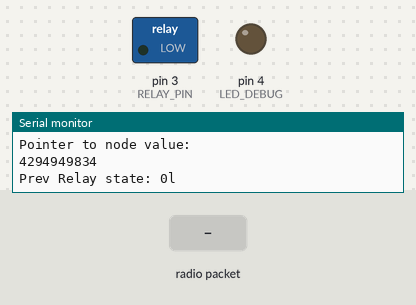
Recording of a sketch running on a simulated Arduino Uno, built with avr-gcc and run on an emulated ATmega328P. On the bench: switched loads named in the sketch (green lamp = pin HIGH), output pins drawn as LEDs (lit = HIGH), the last lines printed to the serial monitor. The inputs (shaded band) are chosen by the test bench. No radio packets arrive unless stated.

Above: at 1.3 s.
1.4 s: radio packet "5" arrives
At 3.1 s:
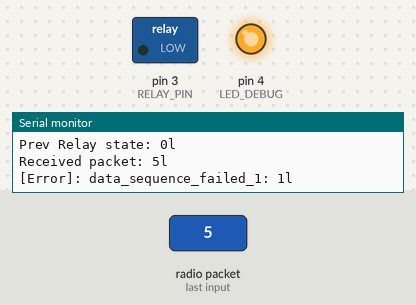
Timing chart, 0 to 10.4 s (numbered marks = the images above; inputs shaded):
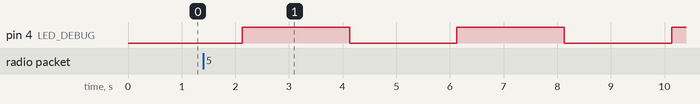

The sketch:

ArduinoReceiver.ino
```cpp
#include <SPI.h>
#include <LoRa.h>
#include <stdint.h>
#include <avr/wdt.h>
#include <stdarg.h>

/* --------------------------------- Setting -------------------------------- */
// #define PRINT_DEBUG
#define DEBUG_LORA (0)
#define DEBUG_NODE (1)
#define ENABLE_DEBUG (TRUE)
#define UNUSED (0xFF)

/**
 * @brief NODE_ID value is available from 0x0000 to 0x3FFF, change this value to be uniquely
 * among all working nodes
 *
 */
#define NODE_ID (0x3BCA)
#define NODE_POSITION (e_TranDuyHung)
#define NODE_RELAY_STATE (e_BulbOff)

/* ----------------------------- Pin definition ----------------------------- */
#define RELAY_PIN (3)
#define LIGHT_SENSOR_PIN (A0)
#define LED_DEBUG (4)
/* ----------------------------- Function Macro ----------------------------- */
#define relayControl(state) (digitalWrite(RELAY_PIN, state))
#define IS_NODE_ID(node_id) ((node_id >= 0x0000) && (node_id <= 0x3FFF))

#define TRUE (1)
#define FALSE (0)

#define print_debug(log_level, str, ...)                     \
    (ENABLE_DEBUG == TRUE) ?                                 \
        ((log_level == DEBUG_LORA) ? (p(str, __VA_ARGS__)) : \
        ((log_level == DEBUG_NODE) ? (p(str, __VA_ARGS__)) : \
        (p("%s",""))))                                       \
        : (p("%s",""))

/* --------------------------- Constant definition -------------------------- */
#define NODE_ID_INIT ((NODE_ID & (NODE_ID_MSG_IDENTIFIER_1)) | NODE_ID_MSG_IDENTIFIER_2)
#define NODE_STATUS_INIT ((((u16)NODE_POSITION << 8) | (u16)NODE_RELAY_STATE) | (NODE_STATUS_MSG_IDENTIFIER))
#define LORA_FREQ_BAND (433E6)

/* --------------------------- Bitmath definition --------------------------- */
#define NODE_ID_MSG_IDENTIFIER_1 (0x3FFF)   /* (00)11 1111 1111 1111  */
#define NODE_ID_MSG_IDENTIFIER_2 (0x8000)   /* (10)00 0000 0000 0000  */
#define NODE_STATUS_MSG_IDENTIFIER (0xC000) /* (11)00 0000 0000 0000  */

#define FRAME_TYPE_FILTER_MASK (0xC000)   /* 1100 0000 0000 0000   */
#define POSITION_FILTER_MASK (0x3F00)     /* 00(11 1111) 0000 0000 */
#define RELAY_STATE_FILTER_MASK (0x0003)  /* 0000 0000 0000 00(11) */
#define RELAY_STATE_CONTROL_MASK (0x0001) /* 0000 0000 0000 000(1) */
#define RELAY_STATE_CONTROL_OFFSET (0x00)

/* --------------------------- Define Node struct --------------------------- */
typedef struct nodeInfo
{
    const u16 nodeID;
    u16 nodeStatus;
} nodeInfo_t;

typedef enum PositionEnumerations
{
    e_TranDuyHung = 0x00,
    e_LeTrongTan = 0x01,
    e_GiangVo = 0x02,
    e_GiaiPhong = 0x03,
} ePosition;

typedef enum BulbStatusEnumerations
{
    e_BulbOn = 0x01,
    e_BulbOff = 0x00,
    e_BulbFail = 0x10,
} eBulbStatus;

typedef enum FrameTypeEnumerations
{
    /* (10)11 1111 1111 1111  */
    /* (11)00 0000 0000 0000 */
    e_NodeIdFrame = 0b1000000000000000,
    e_NodeStatusFrame = 0b1100000000000000,
} eFrameType;
/* ---------------------------- Global variables ---------------------------- */
/* Store node parameters in Flash */
const nodeInfo_t this_node PROGMEM = {
    .nodeID = NODE_ID_INIT,
    .nodeStatus = NODE_STATUS_INIT,
};

/* Store pointer to nodeStruct in Flash  */
nodeInfo_t *const node_ptr PROGMEM = &this_node;
nodeInfo_t *this_node_ptr = NULL;

/* Error count variables */
u32 receice_failed_1_count = 0;
u32 receice_failed_2_count = 0;

u32 prev_blink_led_task = 0;
u32 node_send_info_task = 0;
/* ------------------------- Function Implementation ------------------------ */
void p(char *fmt, ...)
{
    char buf[128]; // resulting string limited to 128 chars
    va_list args;
    va_start(args, fmt);
    vsnprintf(buf, 128, fmt, args);
    va_end(args);
    Serial.print(buf);
}

u16 Node_GetNodeID(u16 nodeIdMsg)
{
    nodeIdMsg &= NODE_ID_MSG_IDENTIFIER_1;
    return nodeIdMsg;
}

u8 Node_GetNodePosition(u16 nodeStatusMsg)
{
    u8 pos = 0;
    pos = (nodeStatusMsg & POSITION_FILTER_MASK) >> 8;
    return pos;
}

u8 Node_GetNodeRelayStatus(u16 nodeStatusMsg)
{
    u8 relay_state = 0;
    relay_state = nodeStatusMsg & RELAY_STATE_FILTER_MASK;
    return relay_state;
}

void LoRa_Init(void)
{
    if (!LoRa.begin(433E6))
    {
        print_debug(DEBUG_LORA, "%s", "Starting LoRa failed!\r\n");
        while (1)
        {
            print_debug(DEBUG_LORA, "%s", "Error: Starting LoRa failed!\r\n");
            delay(500);
        }
    }
    print_debug(DEBUG_LORA, "%s", "Start LoRa success\r\n");
}

template <class dataType>
void LoRa_SendPacket(dataType data)
{
    LoRa.beginPacket();
    LoRa.print(data);
    LoRa.endPacket();
}

int LoRa_ReceivePacket()
{
    String receive_buffer = "";
    u16 receive_data = 0;
    u16 packetSize = LoRa.parsePacket();
    if (packetSize > 0)
    {
        /* Check LoRa data available */
        while (LoRa.available() > 0)
        {
            receive_buffer += (char)LoRa.read();
        }
        receive_data = receive_buffer.toInt();
        print_debug(DEBUG_LORA, "Received packet: %ul\r\n", receive_data);
        return receive_data;
    }
    else
    {
        /* No data arrived */
        return -1;
    }
}

int LoRa_ReceiveFrame()
{
    int packet_1 = 0;
    int packet_2 = -1;
    u16 frame_type = 0;

    packet_1 = LoRa_ReceivePacket();
    u32 return_data = 0;
    if (packet_1 == -1)
    {
        return -1;
    }
    else
    {
        frame_type = packet_1 & FRAME_TYPE_FILTER_MASK;
        /* Check if received packet is nodeID packet  */
        if (frame_type == e_NodeIdFrame)
        {
            while (packet_2 == -1)
            {
                packet_2 = LoRa_ReceivePacket();
            }

            /* If packet_2 is false */
            if ((packet_2 & FRAME_TYPE_FILTER_MASK) != e_NodeStatusFrame)
            {
                receice_failed_2_count++;
                print_debug(DEBUG_LORA, "[Error]: data_sequence_failed_2: %ul\r\n", receice_failed_2_count);
                return -1;
            }
            else /* Receice status packet */
            {
                return_data = ((u32)packet_1 << 16) | (packet_2);
                return return_data;
            }
        }
        else
        {
            receice_failed_1_count++;
            print_debug(DEBUG_LORA, "[Error]: data_sequence_failed_1: %ul\r\n", receice_failed_1_count);
            return -1;
        }
    }
}

u16 Node_ParseNodeIdFromMsg(u16 nodeIDmsg)
{
    nodeIDmsg &= NODE_ID_MSG_IDENTIFIER_1;
    return nodeIDmsg;
}

void Node_RetrieveOldState()
{
    u8 prev_relay_state = 0;
    this_node_ptr = pgm_read_ptr_near(node_ptr);
    prev_relay_state = this_node_ptr->nodeStatus & RELAY_STATE_CONTROL_MASK;
    relayControl(prev_relay_state);
    print_debug(DEBUG_NODE, "Prev Relay state: %ul\r\n", prev_relay_state);
}

u8 Node_Update(nodeInfo_t *this_node, u32 receive_data)
{
    u16 packet_node_id = 0;
    u8 packet_position = 0;
    u8 packet_relay_state = 0;
    u16 packet_1 = 0;
    u16 packet_2 = 0;
    u8 this_node_relay_state = 0;

    packet_1 = receive_data >> 16;
    packet_2 = receive_data & 0xFFFF;

    packet_node_id = packet_1 & NODE_ID_MSG_IDENTIFIER_1;
    packet_position = (packet_2 & POSITION_FILTER_MASK) >> 8;
    packet_relay_state = (packet_2 & RELAY_STATE_FILTER_MASK);

    print_debug(DEBUG_LORA, "%s", "\r\n---Packet info begin---\r\n");
    print_debug(DEBUG_LORA, "NodeIdMsg: %x\r\nNodeStatusMsg: %x\r\n", packet_1, packet_2);
    print_debug(DEBUG_LORA, "%s", "---Packet info end---\r\n");

    /* Packet discard due to NodeID not matched */
    if (packet_node_id != NODE_ID)
    {
        print_debug(DEBUG_NODE, "Target NodeID: %x\r\nThis Node's ID: %x\r\n", packet_node_id, NODE_ID);
        print_debug(DEBUG_NODE, "%s", "___NodeID not matched: Message discarded___\r\n\r\n");
        return -1;
    }

    /* NodeID matched */
    else
    {
        print_debug(DEBUG_NODE, "%s" ,"+++ Node matched begin +++\r\n");
        print_debug(DEBUG_NODE, "NodeID: %x\r\n", packet_node_id);
        this_node_relay_state = this_node->nodeStatus & RELAY_STATE_FILTER_MASK;

        /* Check relay state needs to be updated */
        if (this_node_relay_state != packet_relay_state)
        {
            print_debug(DEBUG_NODE, "Relay state changed: %ul\r\n", packet_relay_state);
            relayControl(packet_relay_state);
        }

        print_debug(DEBUG_NODE, "%s", "+++ Node matched end +++\r\n");
        /* Update Node Struct */
        this_node->nodeStatus = packet_2;
        return 0;
    }
}

void Node_SendToGW(void){
    u32 msg_to_send = 0;
    u16 node_pos = 0;
    u8 node_state = 0;
    node_pos = Node_GetNodePosition(this_node_ptr->nodeStatus);
    node_state = Node_GetNodeRelayStatus(this_node_ptr->nodeStatus);
    msg_to_send = (NODE_ID << 16) | (node_pos << 8) | (node_state);
    print_debug(DEBUG_LORA, "Send Node state to GW: %x\r\n", msg_to_send);
    LoRa_SendPacket<u32>(msg_to_send);
}

void LoRa_rxMode()
{
  LoRa.disableInvertIQ(); // normal mode
  LoRa.receive();         // set receive mode
}

void LoRa_txMode()
{
  LoRa.idle();           // set standby mode
  LoRa.enableInvertIQ(); // active invert I and Q signals
}

void onReceive(int packetSize)
{
  String message = "";

  while (LoRa.available())
  {
    message += (char)LoRa.read();
  }

  Serial.print("Node Receive: ");
  Serial.println(message);
}

void onTxDone()
{
  Serial.println("TxDone");
  LoRa_rxMode();
}
/* -------------------------------------------------------------------------- */
/*                                    SETUP                                   */
/* -------------------------------------------------------------------------- */
void setup()
{
    Serial.begin(9600);
    while (!Serial)
    {
    }

    Serial.println("/* ------------------------------ LoRa Receiver ----------------------------- */");
    Serial.print("This node's ID:");
    Serial.print(Node_ParseNodeIdFromMsg(this_node.nodeID));
    Serial.print(" - ");
    Serial.println(Node_ParseNodeIdFromMsg(this_node.nodeID), HEX);

    LoRa_Init();
    LoRa.onReceive(onReceive);
    LoRa.onTxDone(onTxDone);
    LoRa_rxMode();
    /* Check NODE_ID validity */
    if (!IS_NODE_ID(NODE_ID))
    {
        Serial.println("NodeID not satisfied: NODE_ID value must be in range from 0x0000 to 0x3FFF");
        while (1)
        {
            Serial.println("App halts");
            delay(500);
        }
    }

    Serial.println("Pointer to node value: ");
    Serial.println((u32)pgm_read_ptr_near(node_ptr));

    pinMode(LED_DEBUG, OUTPUT);
    pinMode(RELAY_PIN, OUTPUT);
    digitalWrite(RELAY_PIN, LOW);
    digitalWrite(LED_DEBUG, LOW);

    /* Get node'state before being powered off */
    Node_RetrieveOldState();
    wdt_enable(WDTO_8S);
    prev_blink_led_task = node_send_info_task = millis();
}

/* -------------------------------------------------------------------------- */
/*                                  SUPERLOOP                                 */
/* -------------------------------------------------------------------------- */
void loop()
{
    /* 100ms */
    u32 now = millis();
    u32 temp = LoRa_ReceiveFrame();
    if (temp != -1)
    {
        Node_Update(pgm_read_ptr_near(node_ptr), temp);
    }

    if (now - node_send_info_task >= 5000)
    {
        Node_SendToGW();
        node_send_info_task = millis();
    }

    if (now - prev_blink_led_task >= 2000)
    {
        digitalWrite(LED_DEBUG, !digitalRead(LED_DEBUG));
        prev_blink_led_task = millis();
    }

    wdt_reset();
}
```

Measured:
- by itself, pin 4 (LED_DEBUG): alternates HIGH for 2.0 s and LOW for 2.0 s
